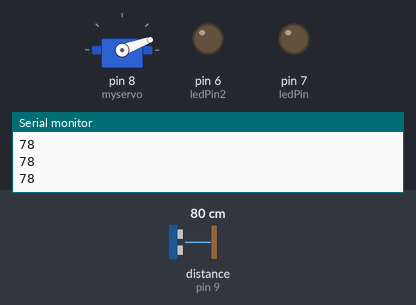
A sketch run on a simulated Arduino Uno, built with avr-gcc and run on an emulated ATmega328P. Shown: servo, output pins drawn as LEDs (lit = HIGH), the last lines printed to the serial monitor. Wiring (inferred from the names in the program): ultrasonic range finder: trigger pin 10; echo pin 9. The inputs (shaded band) are chosen by the test bench; at power-on: distance to the obstacle (sensor on pin 9) 80 cm. The echo pulse lasts 58.3 µs per cm; pins used as bus, display or sensor lines are not drawn.

Above: at 1.2 s.
1.3 s: distance to the obstacle (sensor on pin 9) set to 13 cm
4.3 s: distance to the obstacle (sensor on pin 9) set to 10 cm
At 5.4 s:
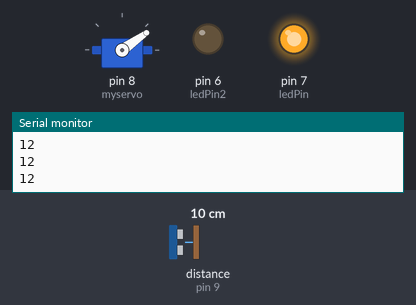
At 15.4 s:
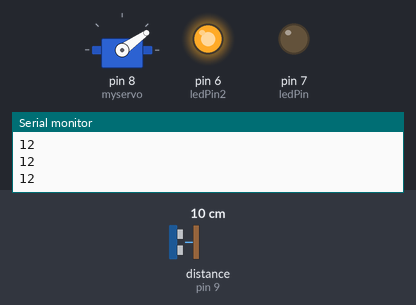
Timing chart, 0 to 32.2 s (numbered marks = the images above; inputs shaded):
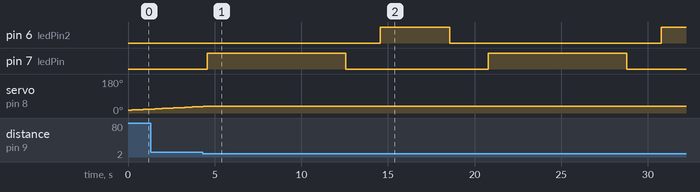

The sketch:

servo_us.ino
```cpp
#include <Servo.h>


#define trigPin 10
#define echoPin 9
#define ledPin 7
#define ledPin2 6

long unsigned duration=0;
int distance ;
int safetyDistance;

Servo myservo;

int calculateDistance()
{
  digitalWrite(trigPin,LOW);
  delayMicroseconds(2);
  digitalWrite(trigPin,HIGH);
  delayMicroseconds(10);
  digitalWrite(trigPin,LOW);

  duration = pulseIn(echoPin, HIGH,30000);
  delay(200);
  distance = duration*0.034/2;
  safetyDistance = distance;
if (safetyDistance <= 10){
  digitalWrite(ledPin, HIGH);
  delay(8000);
  digitalWrite(ledPin, LOW);
  delay(2000);
  digitalWrite(ledPin2, HIGH);
  delay(4000);
  digitalWrite(ledPin2, LOW);
  delay(2000);
}
else{
  digitalWrite(ledPin, LOW);
  digitalWrite(ledPin2, LOW);
}

}

void setup()
{
  pinMode(trigPin , OUTPUT);
  pinMode(echoPin, INPUT);
  myservo.attach(8);
  pinMode(ledPin, OUTPUT);
  pinMode(ledPin2, OUTPUT);
  Serial.begin(9600);
}

void loop()
{
 int i ;
 for (i=15; i<=165; i++)
 {
  myservo.write(i);
  delay(15);
  calculateDistance();
  //Serial.print(i);
  //Serial.print(",");
  Serial.print(distance);
  Serial.println();
 }

 for(i=165; i>=15; i--)
 {
  myservo.write(i);
  delay(15);
  calculateDistance();
  //Serial.print(i);
  //Serial.print(",");
  Serial.print(distance);
  Serial.println();

 }


}
```

Measured:
- the behaviour switches between 12 and 11 cm on distance to the obstacle (sensor on pin 9) (found by bisection; images 0 and 1)
- after the input at 4.3 s, pin 6 (ledPin2): LOW → HIGH after 10.3 s, → LOW 4.0 s later, → HIGH 12.2 s later; pin 7 (ledPin): alternates HIGH for 8.0 s and LOW for 8.2 s, starting after 0.27 s
